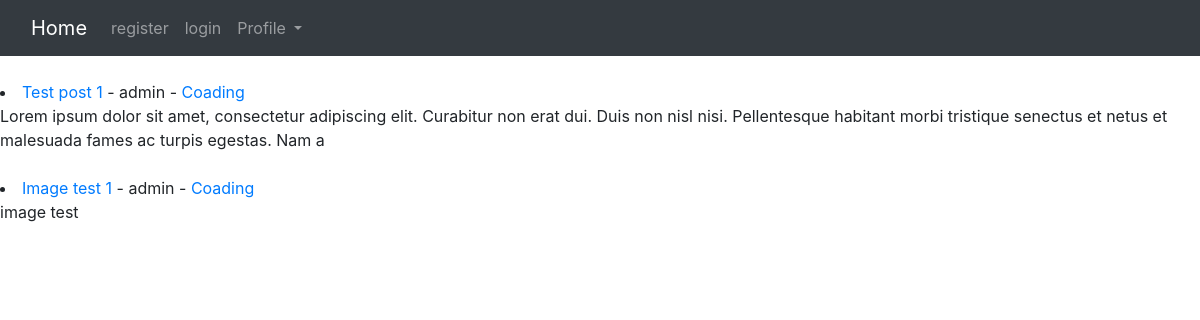
Screenshot of /categorylist/Coading with the database file from the repository.
### theblog/models.py (models this page shows, shortened)
class post(models.Model):
    title=models.CharField(max_length=250)
    author=models.ForeignKey(User,on_delete=models.CASCADE)
    body=models.TextField()
    category=models.CharField(choices=choice_list, max_length=250,default="Coding")
    likes=models.ManyToManyField(User,related_name='blog_post')
    post_image=models.ImageField(null=True, blank=True, upload_to="images/post_images/")
    date_created=models.DateTimeField(auto_now_add=True)

### theblog/views.py (the view)
# urls.py: path('categorylist/<str:cat>',categoryview,name='category_sort'),
def categoryview(request, cat):
    Post=post.objects.filter(category=cat)
    context={'Post':Post}
    return render(request,'Category_post_List.html',context)

### theblog/templates/Category_post_List.html (shortened to what this page needs)
{% extends 'base.html'%}
{% block content  %}
<div class="form-group">
    {% for post in Post %}
    <li> <a href= "{% url  'detail_view' post.pk %}">{{post.title}}</a> - {{post.author}} -
     <a href="{% url 'category_sort' post.category %}">{{post.category}}</a>
     <br>
     {{post.body|slice:"0:200"}}
     <br>
     <br></li>
 {%endfor%}
</div>
{% endblock %}

### rows the page displays
post: title "Test post 1", author "admin", category "Coading", body "Lorem ipsum dolor sit amet, consectetur adipiscing elit. Curabitur non erat dui. Duis non nisl nisi. Pellentesque habitant morbi tristique senectus et netus et malesuada fames ac turpis egestas. Nam a"
post: title "Image test 1", author "admin", category "Coading", body "image test"
